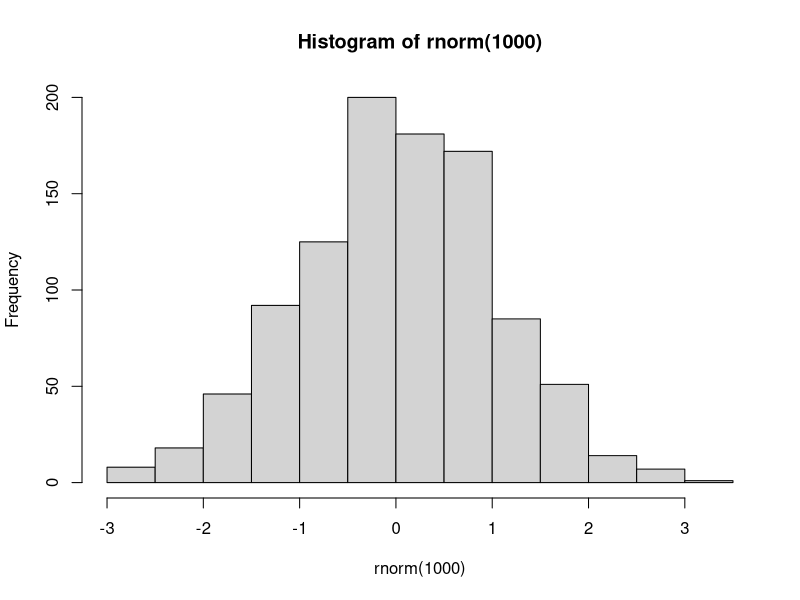
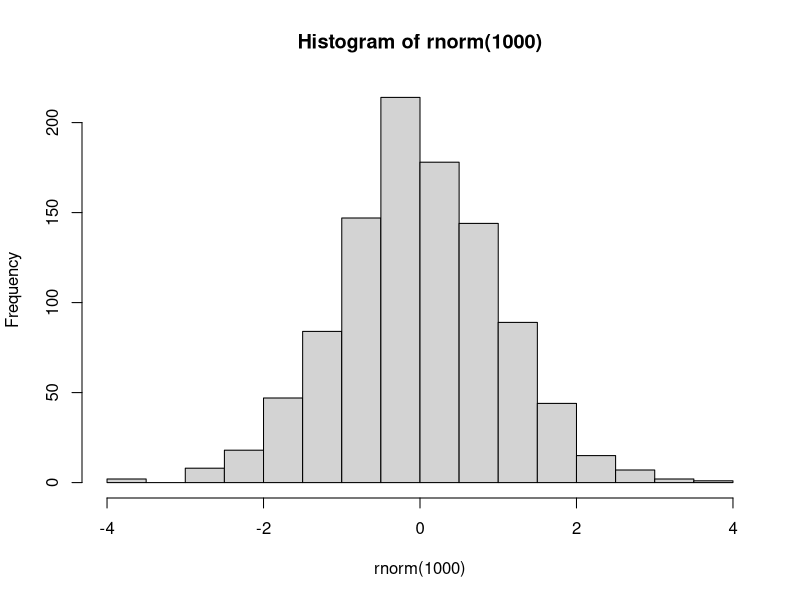
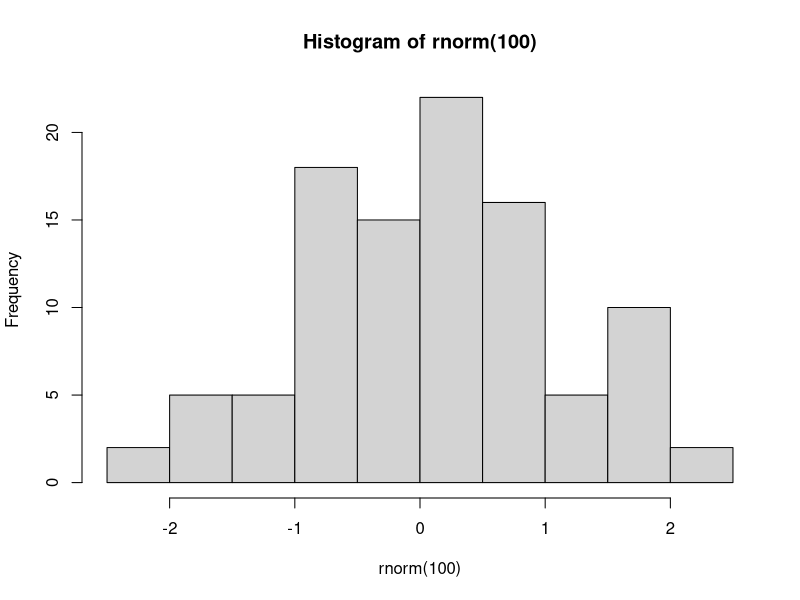

Generate these figures, in order, with R:
## ---- chunk 1
hist(rnorm(1000))
## ---- chunk 2
hist(rnorm(1000))
## ---- chunk 3
library(ggplot2)
## ---- chunk 4
hist(rnorm(100))
## ---- chunk 5
temp <- rnorm(10)
temp2 <- rnorm(10)
dfExample <- cbind(temp,temp2)
library("knitr")
kable(dfExample)
## ---- chunk 6
x <- sample(1000,10^8,replace=T)
length(x)
